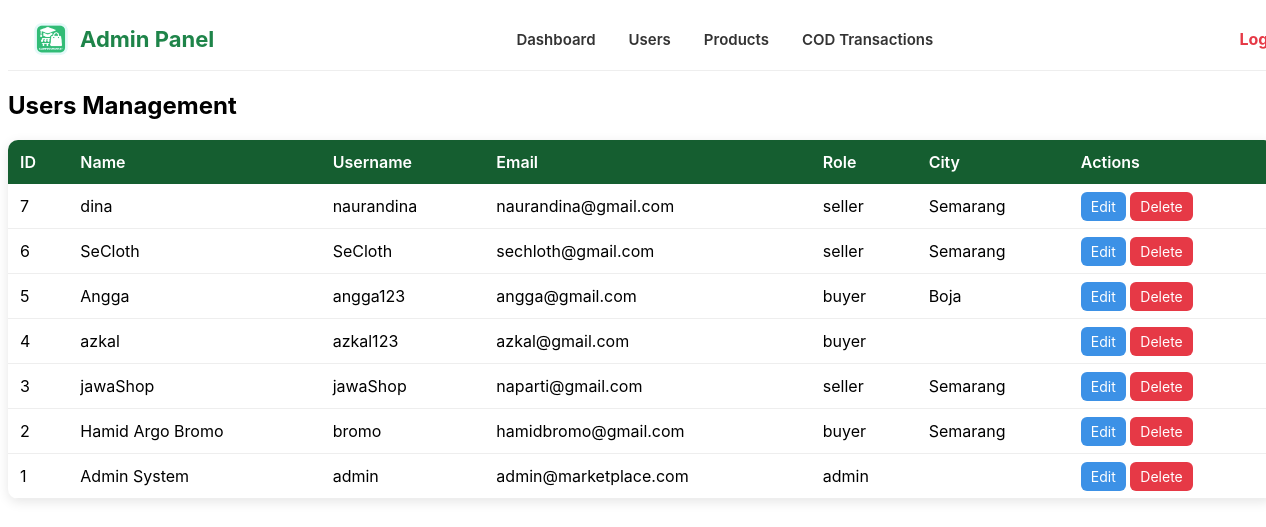
/admin/users.php, run on the app's committed database.
### tables this page shows
CREATE TABLE
  `accounts` (
    `id` int (11) NOT NULL,
    `name` varchar(100) NOT NULL,
    `username` varchar(100) NOT NULL,
    `email` varchar(255) NOT NULL,
    `phone` varchar(20) NOT NULL,
    `role` enum ('admin', 'seller', 'buyer') NOT NULL DEFAULT 'buyer',
    `password` varchar(255) NOT NULL,
    `city` varchar(100) DEFAULT NULL,
    `address` text DEFAULT NULL,
    `profile_picture` varchar(255) DEFAULT NULL,
    `created_at` timestamp NOT NULL DEFAULT current_timestamp(),
    `otp_code` varchar(6) NOT NULL,
    `otp_expired` datetime NOT NULL,
    `description` text DEFAULT NULL
  );

### admin/users.php (the view)
<?php
require_once __DIR__ . '/../includes/config.php';
include "header.php";
$users = $pdo->query("SELECT * FROM accounts ORDER BY id DESC")->fetchAll();
?>
<link rel="stylesheet" href="../assets/css/admin_system.css">
<h2 style="margin: 20px 0;">Users Management</h2>
<table class="user-table">
    <tr>
        <th>ID</th>
        <th>Name</th>
        <th>Username</th>
        <th>Email</th>
        <th>Role</th>
        <th>City</th>
        <th>Actions</th>
    </tr>
    <?php foreach ($users as $u): ?>
    <tr>
        <td><?= $u['id'] ?></td>
        <td><?= htmlspecialchars($u['name']) ?></td>
        <td><?= htmlspecialchars($u['username']) ?></td>
        <td><?= htmlspecialchars($u['email']) ?></td>
        <td><?= htmlspecialchars($u['role']) ?></td>
        <td><?= htmlspecialchars($u['city']) ?></td>
        <td>
            <a class="action-btn btn-edit" href="edit_user.php?id=<?= $u['id'] ?>">Edit</a>
            <a class="action-btn btn-delete"
               href="delete_user.php?id=<?= $u['id'] ?>"
               onclick="return confirm('Delete user?')">
               Delete
            </a>
        </td>
    </tr>
    <?php endforeach; ?>
</table>

### assets/css/admin_system.css (style rules this page uses)
.user-table { width: 100%; border-collapse: collapse; margin-top: 20px; background: #fff; border-radius: 10px; overflow: hidden; box-shadow: 0 3px 12px rgba(0,0,0,0.1); }
.user-table th { background: #155e30; color: white; padding: 12px; text-align: left; font-weight: 600; }
.user-table td { padding: 12px; border-bottom: 1px solid #eee; }
.action-btn { padding: 6px 10px; border-radius: 6px; text-decoration: none; color: white; font-size: 14px; }
.btn-edit { background: #3c91e6; }
.btn-delete { background: #e63946; }

### data on the page
accounts: id "7", name "dina", username "naurandina", email "naurandina@gmail.com", role "seller", city "Semarang"
accounts: id "6", name "SeCloth", username "SeCloth", email "sechloth@gmail.com", role "seller", city "Semarang"
accounts: id "5", name "Angga", username "angga123", email "angga@gmail.com", role "buyer", city "Boja"
accounts: id "4", name "azkal", username "azkal123", email "azkal@gmail.com", role "buyer"
accounts: id "3", name "jawaShop", username "jawaShop", email "naparti@gmail.com", role "seller", city "Semarang"
accounts: id "2", name "Hamid Argo Bromo", username "bromo", email "hamidbromo@gmail.com", role "buyer", city "Semarang"
accounts: id "1", name "Admin System", username "admin", email "admin@marketplace.com", role "admin"
